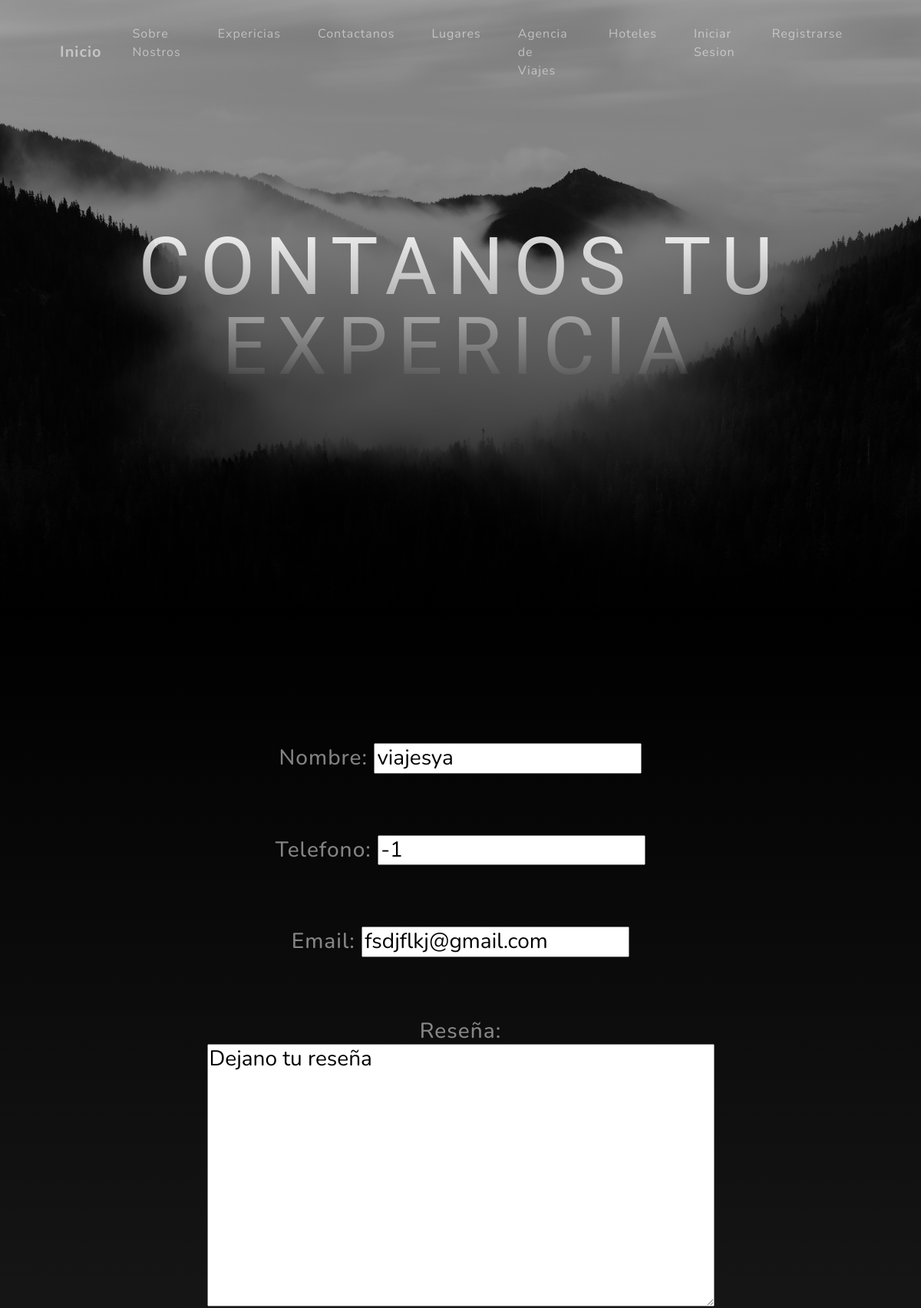
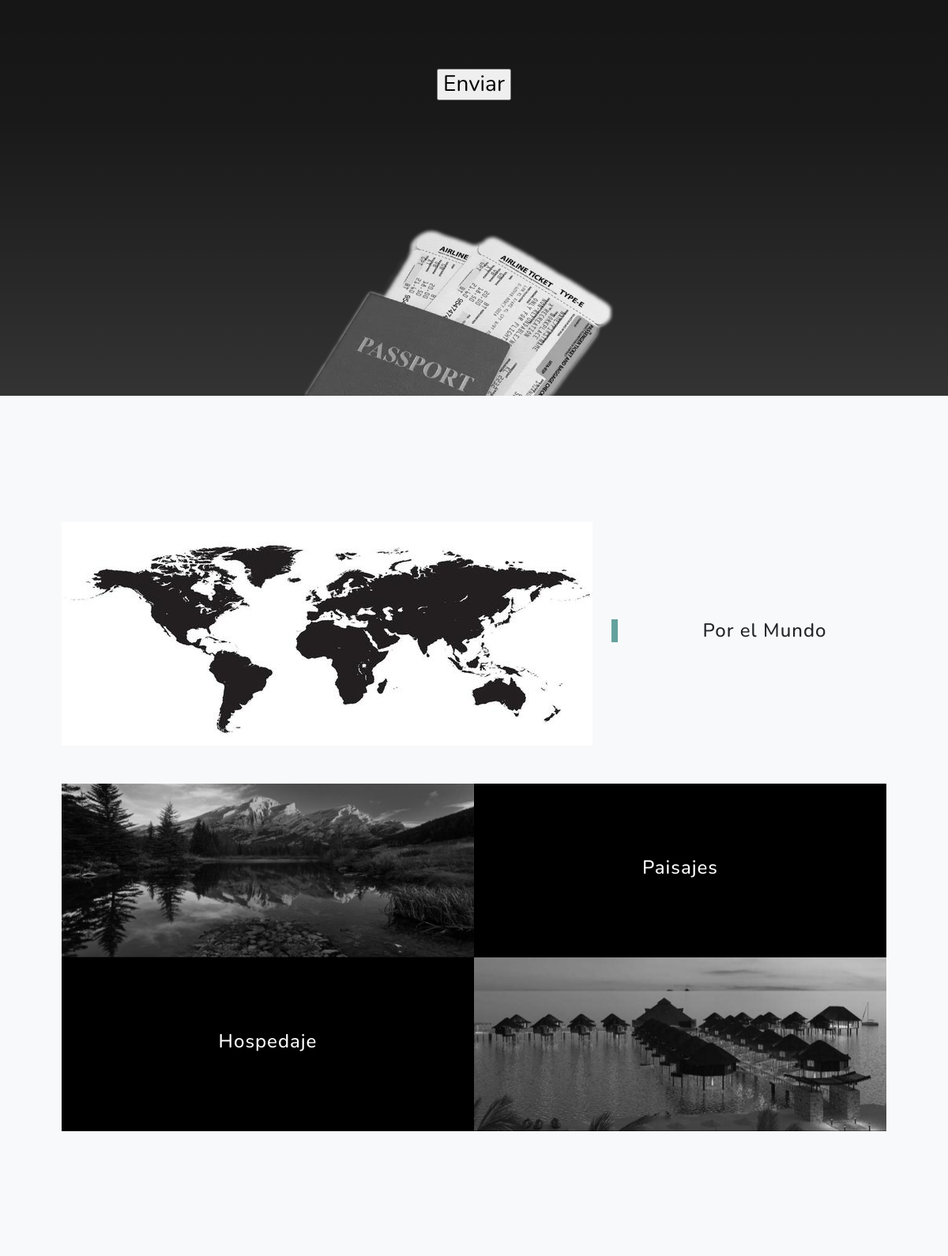
/AppTrip/agencia/editar/2/ (upper part), run on the app's committed database (2 pictures, top to bottom).
### AppTrip/models.py (models this page shows)
class agenciaDeviajes(models.Model):
    nombre = models.CharField(max_length=250)
    telefono = models.IntegerField()
    email = models.EmailField()
    reseña = models.TextField(default="Dejano tu reseña")

### AppTrip/views.py (the view)
# urls.py: path("agencia/editar/<int:pk>/", ActualizaragenciaDeviajes.as_view(), name="agenciaDeviajesEditar"),
class ActualizaragenciaDeviajes(UpdateView):
    model = agenciaDeviajes
    success_url = reverse_lazy('agenciaDeviajesLista')
    fields = ["nombre", "telefono","email","reseña",]
    template_name="AppTrip/agenciadeviajes/agenciadeviajes_form.html"

### AppTrip/templates/AppTrip/agenciadeviajes/agenciadeviajes_form.html
{% extends "AppTrip/padres/padreagencias.html" %}
{% load static %}
{% block titulo %}
Contanos tu Expericia
{% endblock %}
{% block presentacion %}
<form action="" method="POST">{% csrf_token %}
    {{form.as_p}}
    <input type="submit" value="Enviar">
</form>
{% endblock %}

### data on the page
agenciaDeviajes: nombre "viajesya", telefono "-1", email "fsdjflkj@gmail.com", reseña "Dejano tu reseña"
